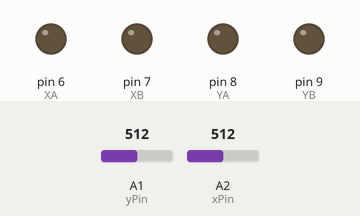
Bench run of a sketch on a simulated Arduino Uno, built with avr-gcc and run on an emulated ATmega328P. Shown: output pins drawn as LEDs (lit = HIGH). The inputs (shaded band) are chosen by the test bench; at power-on: A1 (yPin) = 512, A2 (xPin) = 512.

Above: at 1.4 s.
1.5 s: A1 (yPin) set to 716
At 2.6 s:
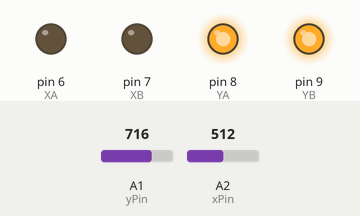
3.0 s: A2 (xPin) set to 716
At 3.7 s:
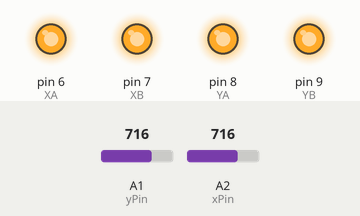
4.5 s: A1 (yPin) set to 900
At 4.9 s:
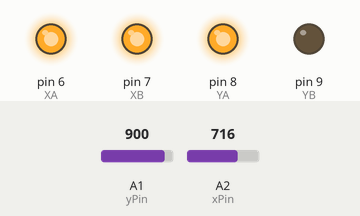
6.0 s: A2 (xPin) set to 900
At 7.2 s:
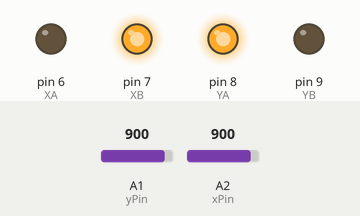
7.5 s: A1 (yPin) set to 905
At 7.8 s:
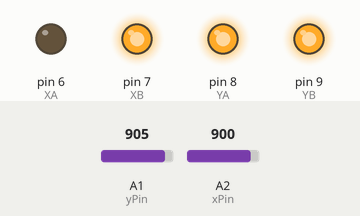
9.0 s: A2 (xPin) set to 511
At 9.5 s:
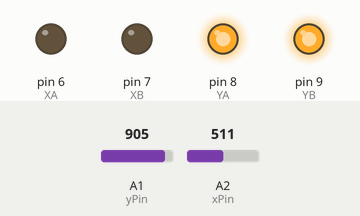
Timing chart, 0 to 11.5 s (numbered marks = the images above; inputs shaded):
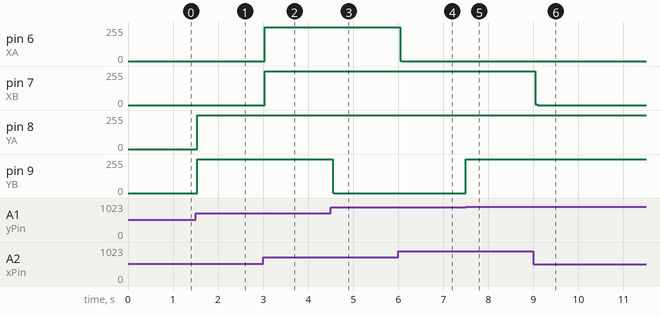

The sketch:

AnalogStick.ino
```cpp
#define xPin  A2    // select the input pin for the potentiometer
#define yPin  A1    // select the input pin for the potentiometer

#define XA 6
#define XB 7
#define YA 8
#define YB 9

// offset data for n64 analog stick
byte offset[73]={
0,0,0,
1,1,1,1,1,
2,2,2,2,2,
3,3,3,3,3,
4,4,4,4,4,
5,5,5,5,5,
6,6,6,6,6,
7,7,7,7,7,
8,8,8,8,8,
9,9,9,9,9,
10,10,10,10,10,
11,11,11,11,11,
12,12,12,12,12,
13,13,13,13,13,
14,14,14,14,14
};


int xVal;
int yVal;
int xValOld;
int yValOld;

int wheelData[]={0,1,3,2};
int xOffset=0;
int yOffset=0;

void setup() {

  pinMode(XA, OUTPUT); // XA
  pinMode(XB, OUTPUT); // XB
  pinMode(YA, OUTPUT); // YA
  pinMode(YB, OUTPUT); // YB

  // declare the ledPin as an OUTPUT:
  pinMode(xPin, INPUT);
  pinMode(yPin, INPUT);
  delay(250); // let the stick settle
  // Get centre position of stick
  xVal = analogRead(xPin)/6;
  yVal = (1024-analogRead(yPin))/6;

  signed char tX = (xVal > 84) ? (xVal - 84) : (84 - xVal);
  signed char tY = (yVal > 84) ? (yVal - 84) : (84 - yVal);
  // then clip them
  if(tX>72){tX=72;}
  if(tY>72){tY=72;}

  // clamp the values to 100% max of n64 values
  yVal = (yVal < offset[tX]) ? offset[tX] : ((yVal > 168 - offset[tX]) ? 168 - offset[tX] : yVal);
  xVal = (xVal < offset[tY]) ? offset[tY] : ((xVal > 168 - offset[tY]) ? 168 - offset[tY] : xVal);
  xValOld = xVal;
  yValOld = yVal;

}


void loop() {

  // read the value from the sensor:
  xVal = analogRead(xPin)/6;
  yVal = (1024-analogRead(yPin))/6;

  signed char tX = (xVal > 84) ? (xVal - 84) : (84 - xVal);
  signed char tY = (yVal > 84) ? (yVal - 84) : (84 - yVal);
  // then clip them
  if(tX>72){tX=72;}
  if(tY>72){tY=72;}

  // clamp the values to 100% max of n64 values
  yVal = (yVal < offset[tX]) ? offset[tX] : ((yVal > 168 - offset[tX]) ? 168 - offset[tX] : yVal);
  xVal = (xVal < offset[tY]) ? offset[tY] : ((xVal > 168 - offset[tY]) ? 168 - offset[tY] : xVal);

  // move a point around based on the x and y values
  while(xValOld != xVal || yValOld != yVal){
    if(xValOld > xVal){
      xValOld--;
      xOffset--;
      if(xOffset<0)xOffset=3;
    }
    if(xVal > xValOld){
      xValOld++;
      xOffset++;
      if(xOffset>3)xOffset=0;
    }
    if(yValOld > yVal){
      yValOld--;
      yOffset--;
      if(yOffset<0)yOffset=3;
    }
    if(yVal > yValOld){
      yValOld++;
      yOffset++;
      if(yOffset>3)yOffset=0;
    }

  // emulate the wheel-mouse based joystick of the real n64 controller
    switch(wheelData[xOffset]){
      case 0:
        digitalWrite(XB, LOW);
        digitalWrite(XA, LOW);
      break;
      case 1:
        digitalWrite(XB, HIGH);
        digitalWrite(XA, LOW);
      break;
      case 3:
        digitalWrite(XB, HIGH);
        digitalWrite(XA, HIGH);
      break;
      case 2:
        digitalWrite(XB, LOW);
        digitalWrite(XA, HIGH);
      break;
    }
    switch(wheelData[yOffset]){
      case 0:
        digitalWrite(YB, LOW);
        digitalWrite(YA, LOW);
      break;
      case 1:
        digitalWrite(YB, HIGH);
        digitalWrite(YA, LOW);
      break;
      case 3:
        digitalWrite(YB, HIGH);
        digitalWrite(YA, HIGH);
      break;
      case 2:
        digitalWrite(YB, LOW);
        digitalWrite(YA, HIGH);
      break;
    }
  }

}
```

Measured:
- the behaviour switches between 904 and 905 on A1 (yPin) (found by bisection; images 4 and 5)
- after the input at 1.5 s, pin 8 (YA), pin 9 (YB): 0/255 → 255/255 at once
- after the input at 3.0 s, pin 6 (XA), pin 7 (XB): 0/255 → 255/255 at once
- after the input at 4.5 s, pin 9 (YB): 255/255 → 0/255 at once
- after the input at 6.0 s, pin 6 (XA): 255/255 → 0/255 at once
- after the input at 7.5 s, pin 9 (YB): 0/255 → 255/255 at once
- after the input at 9.0 s, pin 7 (XB): 255/255 → 0/255 at once
